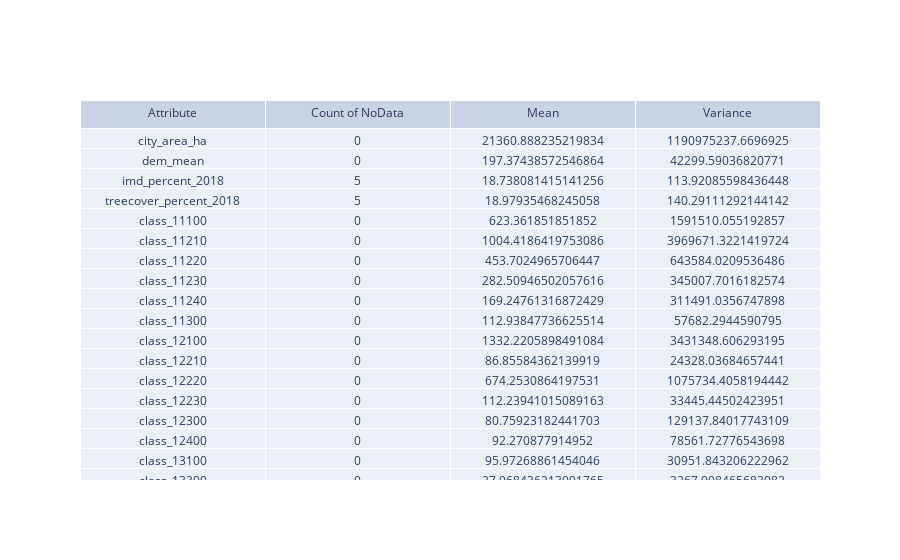

Here is the notebook cell this chart was saved with:
### Markdown cell above
## Data preparation
First check how many missing values there are for each feature

### Code cell
df_gaps = df.isna().sum()

fig = go.Figure(data=[go.Table(
    header=dict(values=["Attribute", "Count of NoData", "Mean", "Variance"]),
    cells=dict(values=[df.columns[5:], df_gaps[5:], df.mean(axis=0, numeric_only=True)[2:], df.var(axis=0, numeric_only=True)[2:]]))
])

fig.show()

### Figure 1 — Plotly figure (JSON) as saved in the notebook; plotly's stock layout.template omitted (floating-point values rounded to 4 significant figures; data arrays with more than 128 entries replaced by an {"elided": "..."} marker saying what was removed)
{"data": [{"cells": {"values": {"elided": "4x48 mixed values"}}, "header": {"values": ["Attribute", "Count of NoData", "Mean", "Variance"]}, "type": "table"}], "layout": {}}
